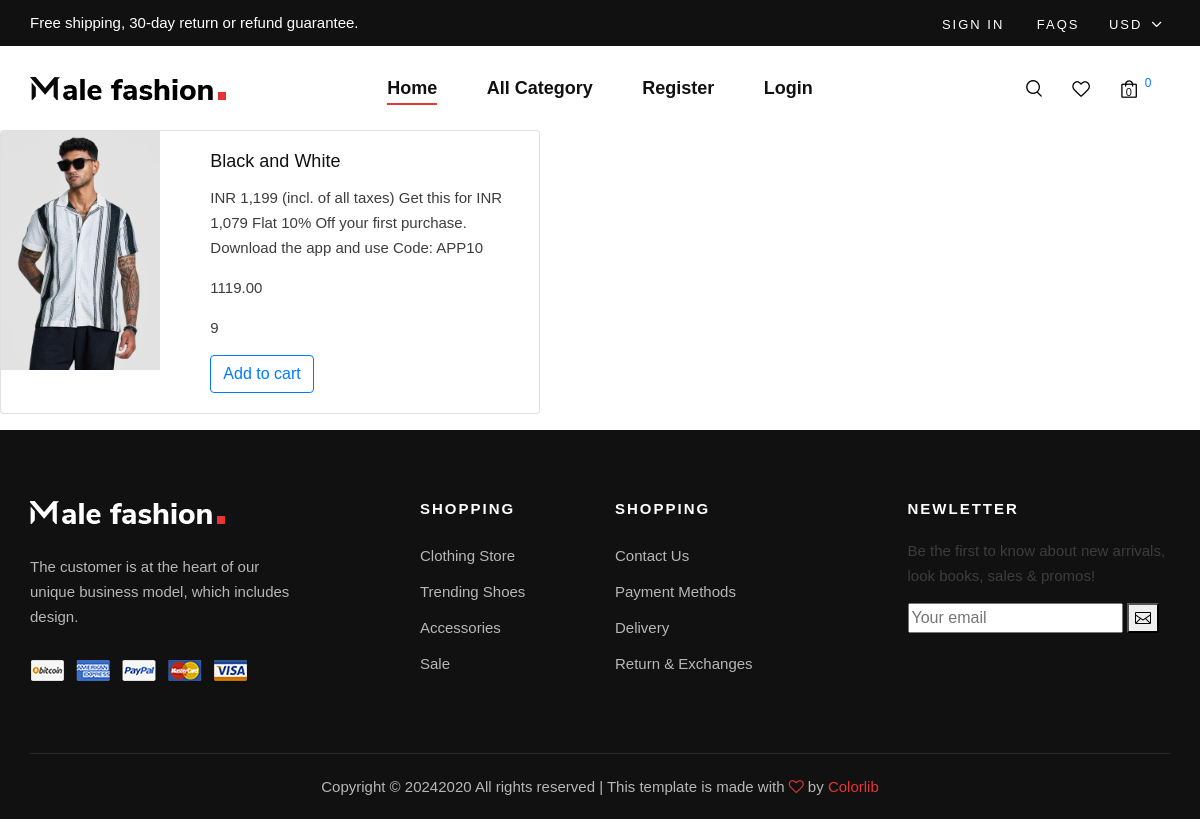
/detail/1, run on the app's committed database.
### shop/models.py (models this page shows, shortened)
class Product(models.Model):
    name = models.CharField(max_length=20)
    desc = models. TextField()
    image = models.ImageField(upload_to="products")
    price = models.DecimalField(max_digits=10,decimal_places=2)
    stock = models.IntegerField()
    available = models.BooleanField(default=True)
    created = models.DateTimeField(auto_now_add=True)
    updated = models.DateTimeField(auto_now=True)
    category = models.ForeignKey(Categories,on_delete=models.CASCADE)

### shop/views.py (the view)
# urls.py: path('detail/<int:p>',views.details,name='details'),
def details(request,p):
     pro=Product.objects.get(id=p)
     context={'product':pro}
     return render(request,'detail.html',context)

### cart/context_processors.py (called while the page is built, shortened)
def count_items(request):
    u=request.user
    count=0
    return {'c':count}

### shop/context_processors.py (called while the page is built)
def menu_links(request):
    c=Categories.objects.all()
    return {'links':c}

### templates/detail.html
{% extends 'base.html' %}
{% load static %}
{% block content %}
<div class="card mb-3" style="max-width: 540px;">
  <div class="row g-0">
    <div class="col-md-4">
      <img src="{{product.image.url}}" class="img-fluid rounded-start" alt="...">
    </div>
    <div class="col-md-8">
      <div class="card-body">
        <h5 class="card-title">{{product.name}}</h5>
        <p class="card-text">{{product.desc}}</p>
        <p class="card-text">{{product.price}}</p>
        <p class="card-text">{{product.stock}}</p>
        {% if user.is_superuser == True %}
          {% if product.stock > 0 %}
        <h4>Product In stock</h4>
        <a href="{% url 'shop:stock' product.id %}" class="btn btn-secondary fw-bold mt-3 mb-2 text-center">Add Stock</a>
        {% else %}
          <h4>Product Out Off Stock </h4>
        <a href="{% url 'shop:stock' product.id %}" class="btn btn-secondary fw-bold mt-3 mb-2 text-center">Add Stock</a>
        {% endif %}
        {% else %}
        {% if product.stock > 0 %}
         <a href="{% url 'cart:addtocart' product.id %}"  class="btn btn-outline-primary">Add to cart</a>
        {% else %}
        <h4>Out Of Stock</h4>
        {% endif %}
        {% endif %}
      </div>
    </div>
  </div>
</div>
{% endblock %}

### static/css/style.css (style rules this page uses)
html, body { height: 100%; font-family: "Nunito Sans", sans-serif; -webkit-font-smoothing: antialiased; }
h1, h2, h3, h4, h5, h6 { margin: 0; color: #111111; font-weight: 400; font-family: "Nunito Sans", sans-serif; }
h5 { font-size: 18px; }
p { font-size: 15px; font-family: "Nunito Sans", sans-serif; color: #3d3d3d; font-weight: 400; line-height: 25px; margin: 0 0 15px 0; }
img { max-width: 100%; }

### data on the page
Product: image (picture), name "Black and White", desc "INR 1,199 (incl. of all taxes) Get this for INR 1,079 Flat 10% Off your first purchase. Download the app and use Code: APP10", price "1119.00", stock "9"

### other printed values
{{ c }} "0"
